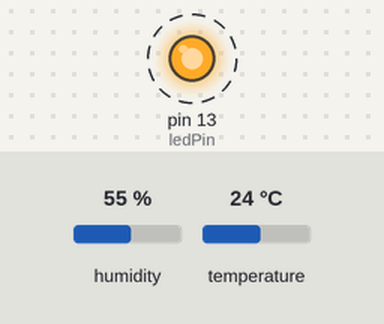
Simulated run of this program. Board: Arduino Uno, built with avr-gcc and run on an emulated ATmega328P. Shown: output pins drawn as LEDs (lit = HIGH). Dashed ring = blinking. The inputs (shaded band) are chosen by the test bench; at power-on: humidity 55 %, temperature 24 °C. What the program prints to the serial monitor is not drawn.

Above: at 0.5 s.
Timing chart, 0 to 4.7 s (numbered marks = the images above):
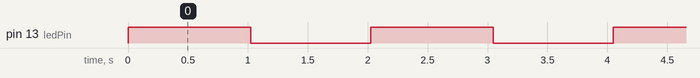

Measured:
- by itself, pin 13 (ledPin): alternates HIGH for 1.0 s and LOW for 1.0 s

The program:

main.cpp
```cpp
#include <Arduino.h>
#include <Adafruit_Sensor.h>
#include <DHT.h>
#include <DHT_U.h>

#define DHTPIN 8
#define DHTTYPE DHT11
#define ledPin 13
DHT dht(DHTPIN,DHTTYPE);

void setup()
{
  Serial.begin(9600);
  dht.begin();
  pinMode(ledPin,OUTPUT);
}


void loop()
{
    digitalWrite(ledPin,HIGH);
    delay(1000);
    float h = dht.readHumidity();
    float t = dht.readTemperature();
    Serial.print("Humidity: ");
    Serial.print(h);
    Serial.println("%");
    Serial.print("Temperature: ");
    Serial.print(t);
    Serial.println("°C");
    Serial.println();
    digitalWrite(ledPin,LOW);
    delay(1000);
}
```
